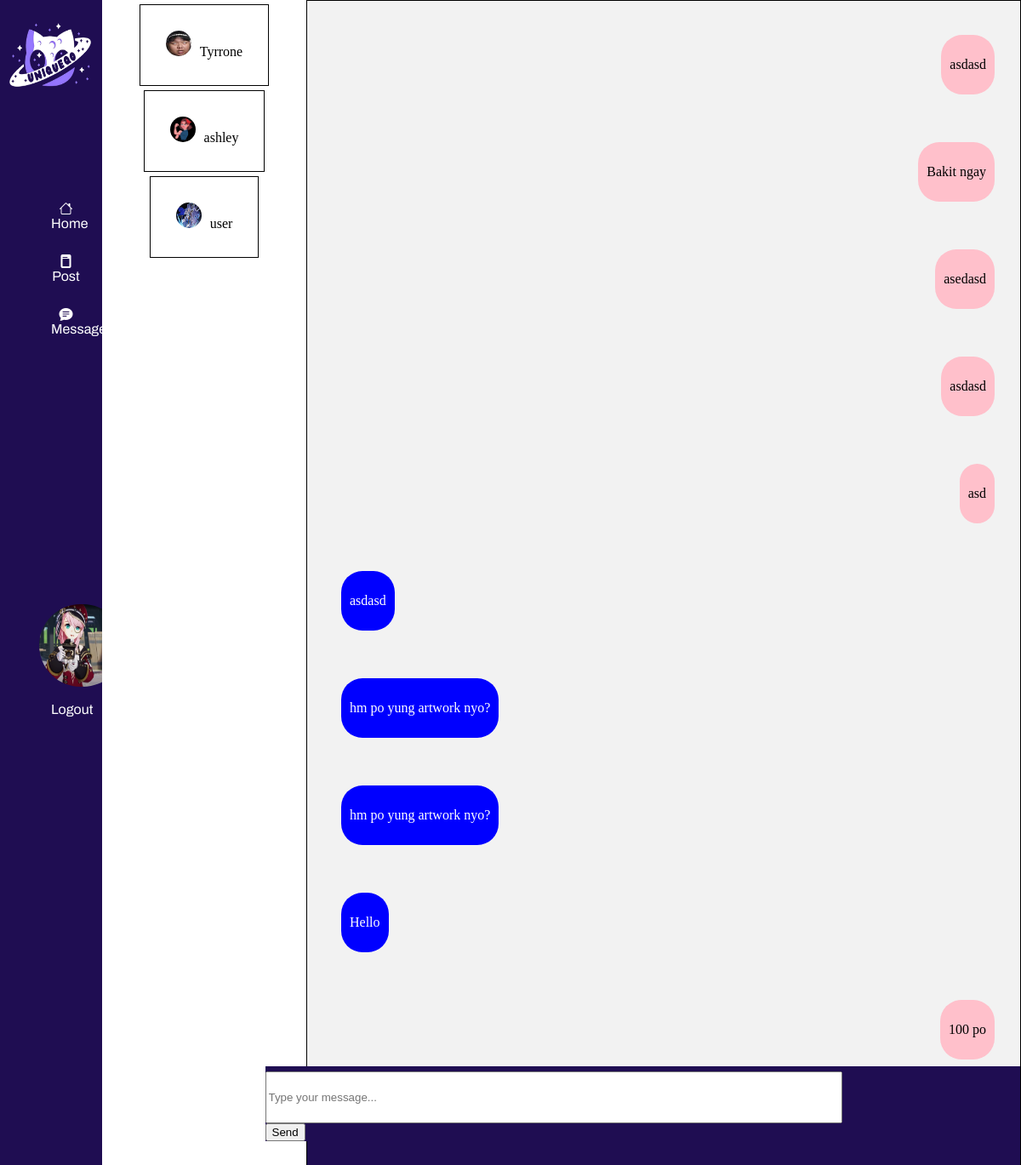
The page /messagingsystem.php?id=1 (signed in) on the database its author committed.
### tables this page shows
CREATE TABLE `users` (
  `ID` int(11) NOT NULL,
  `email` varchar(255) NOT NULL,
  `password` varchar(255) NOT NULL,
  `username` varchar(255) NOT NULL,
  `status` varchar(255) NOT NULL DEFAULT 'logout',
  `profile_pic` varchar(255) DEFAULT NULL,
  `date_joined` date NOT NULL DEFAULT current_timestamp()
);

CREATE TABLE `message` (
  `ID` int(11) NOT NULL,
  `message` text NOT NULL,
  `sender` int(11) NOT NULL,
  `receiver` int(11) NOT NULL,
  `date_messaged` date NOT NULL DEFAULT current_timestamp(),
  `active_id` int(11) NOT NULL
);

### messagingsystem.php (the view, shortened to what this page needs)
<?php
require "components/db_connection.php";
$query = 'SELECT * from users where ID = ' . $_SESSION['id'] . '';
$result = mysqli_query($conn, $query);
$row1 = mysqli_fetch_array($result);
?>
<!DOCTYPE html>
<html lang="en">
<head>
</head>
<link rel="stylesheet" href="https://cdn.jsdelivr.net/npm/bootstrap-icons@1.11.2/font/bootstrap-icons.min.css">
<body>
    <div class="flex-container">
        <div class="flex-child1 magenta">
            <div id="navbar">
                <h2>
                    <center><img src="components/pics/uniqquologo.png" alt=""></center>
                </h2>
                <ul>
                    <li><a href="homepage.php"><i class="bi bi-house"></i>Home</a></li>
                    <li><a href="post.php"><i class="bi bi-file-post-fill"></i>Post</a></li>
                    <li><a href="messagingsystem.php"><i class="bi bi-chat-text-fill"></i>Messages</a></li>
                    <div id="profile">
                        <center>
                            <form action="profile.php" method="get">
                                <button type="submit"><img src="<?php echo ($row1['profile_pic'] == null) ? "components/pics/download.png" : $row1['profile_pic']  ?>" alt=""></button>
                            </form>
                            <li style="float:center"><a class="active" href="index.php">Logout</a></li>
                        </center>
                    </div>
                </ul>
            </div>
        </div>
        <div class="flex-child2 magenta">
            <?php
            $query2 = "SELECT * FROM users where ID != ".$_SESSION['id']."";
            $result2 = mysqli_query($conn, $query2);
            if (mysqli_num_rows($result2) > 0) {
                while ($row = mysqli_fetch_array($result2)) {
            ?>
                    <div class="profile_pic"><a href="?id=<?php echo $row['ID'] ?>"><img src="<?php echo ($row['profile_pic'] == null) ? "components/pics/download.png" : $row['profile_pic'] ?>" alt=""><?php echo $row['username'] ?></a></div>
            <?php
                }
            }
            ?>
        </div>
        <?php
        if(isset($_GET['id'])){
             ?>
           <div class="flex-child3 green">
            <div id="chat-container">
            <?php
        $query3='SELECT * FROM `message` WHERE (sender='.$_SESSION['id'].' or receiver='.$_SESSION['id'].') and (sender='.$_GET['id'].') or (sender='.$_SESSION['id'].' and active_id='.$_GET['id'].') ;';
        $result4=mysqli_query($conn,$query3);
        if (mysqli_num_rows($result4) > 0) {
            while ($row1 = mysqli_fetch_array($result4)) {
        ?>
        <?php
            if($row1['sender'] == $_SESSION['id']){?>
                <div style="text-align:center;" class="message-container">
                    <p><?php  echo $row1['message'] ?></p>
                </div><br><br><br><br><br><br><br>
                <?php
            }else{?>
                <div style="color:black;background-color:pink;right:0;text-align:center;" class="message-container">
                    <p><?php  echo $row1['message'] ?></p>
                </div><br><br><br><br><br><br><br>
                <?php
            }
        ?>
            <?php
            }
        }
            ?>
                </div>
                <div class="form">
                    <form action="messagesend.php" method="post">
                        <input type="text" name="message" placeholder="Type your message...">
                        <button type="submit">Send</button>
                    </form>
                </div>
            </div>
        </div>
            <?php
        }
        ?>
</body>
</html>

### messagingsystem.php (style rules this page uses)
#navbar { overflow: hidden; background-color: #1F0D52; color: #fff; box-sizing: border-box; height: 100%; }
ul { margin-top: 100px; flex-direction: column; list-style-type: none; text-decoration: none; }
li { margin-right: 45px; }
li a { display: block; color: white; text-align: center; width: 100%; padding: 14px 20px; text-decoration: none; color: #FFF; font-family: Archivo; font-size: 20 px; font-style: normal; font-weight: 400; line-height: normal; }
#profile button { background: none; border: none; outline: none; box-shadow: none; }
#profile img { width: 64px; height: 64px; border-radius: 100px; }
#navbar img { width: 100px; height: 97px; }
.flex-container { display: flex; }
body { margin: 0; padding: 0; }
.flex-child1 { margin: 0; padding: 0; width: 10%; height: 100.2vh; }
.flex-child2 { margin: 0; width: 20%; flex-direction: row; justify-items: center; }
.flex-child2 a { color: black; text-decoration: none; display: block; padding: 30px; background-color: white; margin-top: 5px; border: black solid 1px; }
.profile_pic img { width: 30px; height: 30px; border-radius: 50%; margin-right: 10px; }
.flex-child3 { flex-direction: row; position: relative; height: 100vh; flex: 1; border: 1px black solid; background-color: #1F0D52; }
.flex-child3 input { margin-top: 6px; height: 55px; width: 670px; }
#chat-container { position: relative; flex: 1; overflow-y: scroll; padding: 10px; background-color: #f2f2f2; height: 90vh; overflow: scroll; }
.form { flex: 1; background-color: #1F0D52; right: 25%; position: absolute; }
.message-container { position: absolute; border-radius: 25px; background: blue; padding: 10px; margin: 30px; margin-bottom: 10px; color: white; width: auto; }

### rows shown on the page
users: profile_pic (picture)
users: profile_pic (picture), username "Tyrrone"
users: profile_pic (picture), username "ashley"
users: profile_pic (picture), username "user"
message: message "asdasd"
message: message "Bakit ngay"
message: message "asedasd"
message: message "asdasd"
message: message "asd"
message: message "asdasd"
message: message "hm po yung artwork nyo?"
message: message "hm po yung artwork nyo?"
message: message "Hello"
message: message "100 po"
